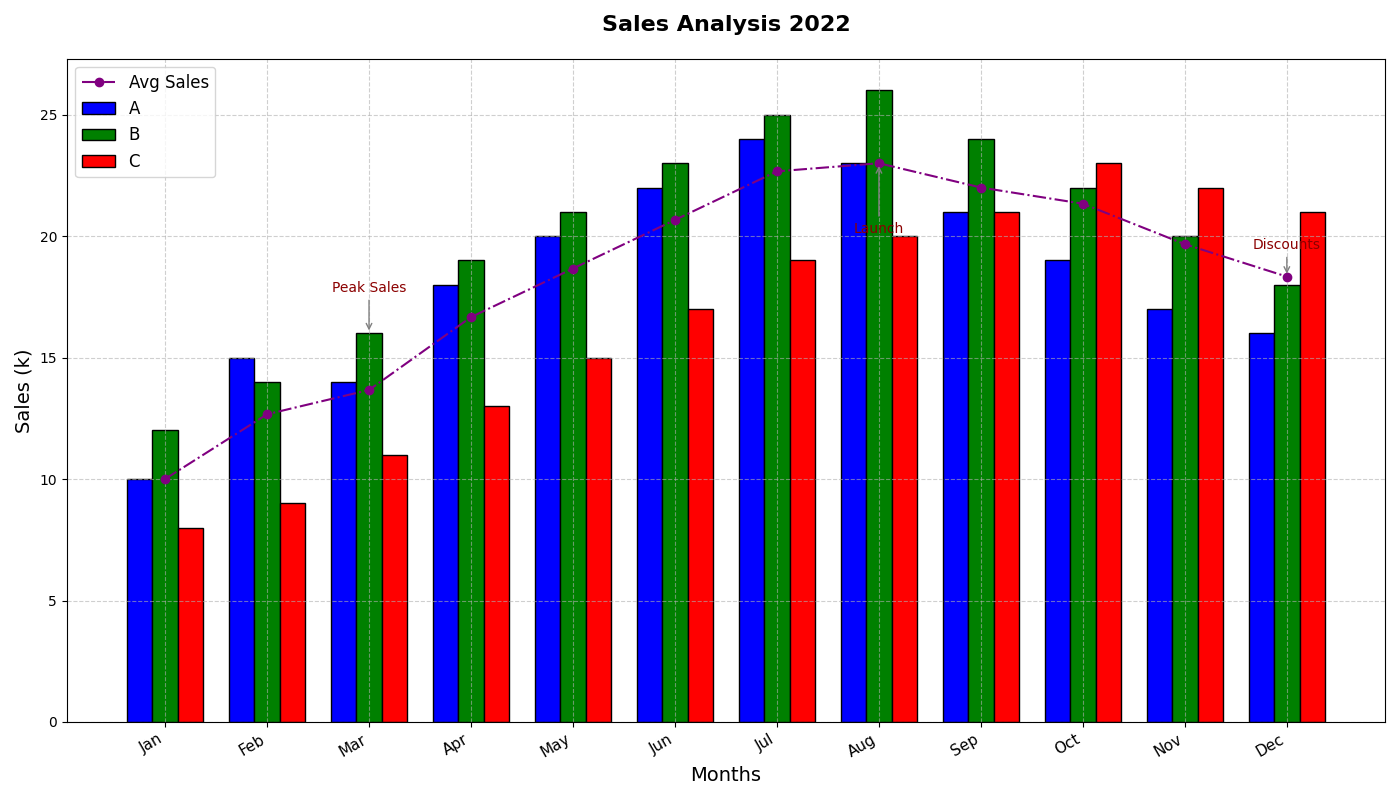

The Python source for this figure:
import matplotlib.pyplot as plt
import numpy as np

# Define the months of the year
months = np.array([
    'Jan', 'Feb', 'Mar', 'Apr', 'May', 'Jun',
    'Jul', 'Aug', 'Sep', 'Oct', 'Nov', 'Dec'
])

# Sales data for three products (in thousands)
product_A_sales = np.array([10, 15, 14, 18, 20, 22, 24, 23, 21, 19, 17, 16])
product_B_sales = np.array([12, 14, 16, 19, 21, 23, 25, 26, 24, 22, 20, 18])
product_C_sales = np.array([8, 9, 11, 13, 15, 17, 19, 20, 21, 23, 22, 21])

# Define positions for each month on the x-axis
x_positions = np.arange(len(months))

# Create the bar chart
fig, ax = plt.subplots(figsize=(14, 8))
bar_width = 0.25

# Plotting the sales data for each product
ax.bar(x_positions - bar_width, product_A_sales, width=bar_width, label='A', color='blue', edgecolor='black')
ax.bar(x_positions, product_B_sales, width=bar_width, label='B', color='green', edgecolor='black')
ax.bar(x_positions + bar_width, product_C_sales, width=bar_width, label='C', color='red', edgecolor='black')

# Shortened annotations
annotations = {
    'Mar': ('Peak Sales', (0, 30)),
    'Aug': ('Launch', (0, -50)),
    'Dec': ('Discounts', (0, 20))
}

for month, (text, offset) in annotations.items():
    index = np.where(months == month)[0][0]
    target_sales = product_B_sales[index] if month == 'Mar' else sum([
        product_A_sales[index], product_B_sales[index], product_C_sales[index]
    ]) / 3.0
    ax.annotate(
        text, 
        (x_positions[index], target_sales), 
        xytext=offset, 
        textcoords='offset points', 
        arrowprops=dict(arrowstyle='->', color='grey'),
        ha='center', fontsize=10, color='darkred'
    )

# Titles and labels
ax.set_title("Sales Analysis 2022", fontsize=16, fontweight='bold', pad=20)
ax.set_xlabel("Months", fontsize=14)
ax.set_ylabel("Sales (k)", fontsize=14)

# Set x-ticks and labels
ax.set_xticks(x_positions)
ax.set_xticklabels(months, fontsize=11, rotation=30, ha='right')

# Add legend and grid
ax.legend(fontsize=12, loc='upper left')
ax.grid(True, linestyle='--', alpha=0.6)

# Average sales line
average_sales = (product_A_sales + product_B_sales + product_C_sales) / 3
ax.plot(x_positions, average_sales, color='purple', linestyle='-.', marker='o', linewidth=1.5, label='Avg Sales')
ax.legend(fontsize=12, loc='upper left')

# Automatically adjust layout
plt.tight_layout()

# Display the plot
plt.show()
